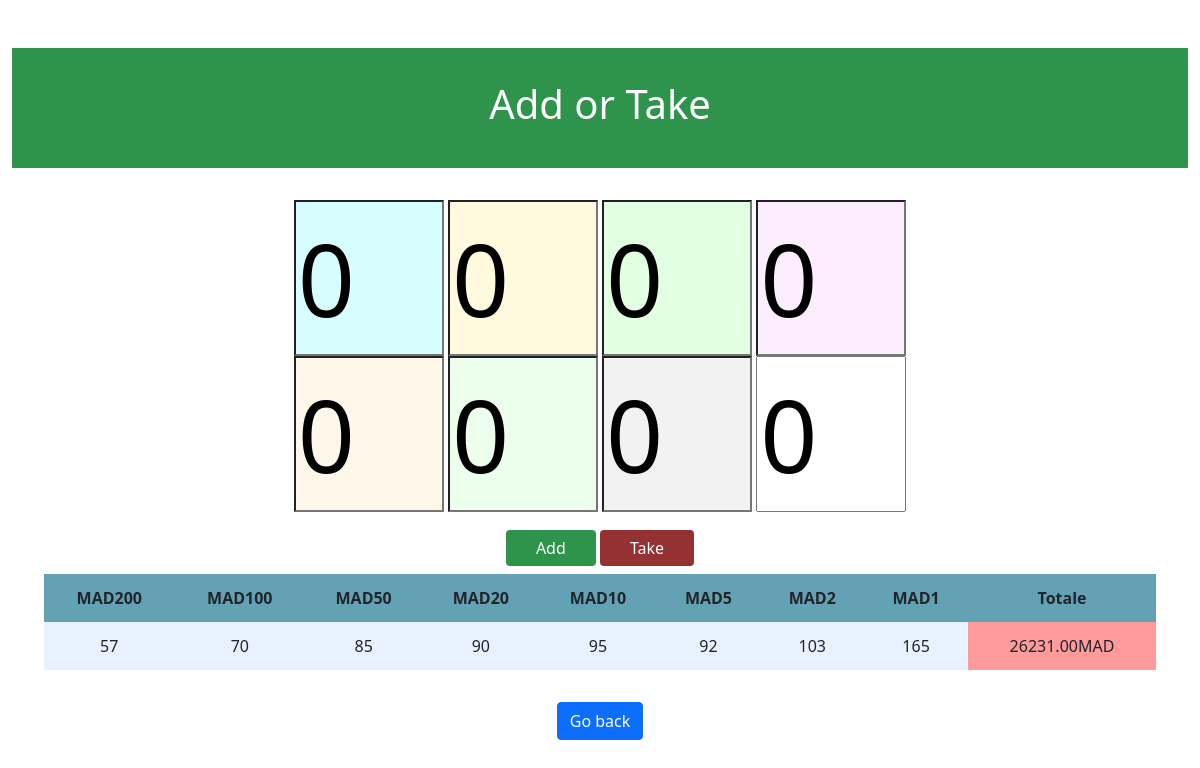
Page /bank (signed in) on the committed database.
### tables this page shows
CREATE TABLE bank (id  INTERGER NOT NULL,tran_id INTEGER PRIMARY KEY AUTOINCREMENT NOT NULL, MAD200 INTERGER NOT NULL,MAD100 INTERGER NOT NULL,MAD50 INTERGER NOT NULL,MAD20 INTERGER NOT NULL,MAD10 INTERGER NOT NULL,MAD5 INTERGER NOT NULL,MAD2 INTERGER NOT NULL,MAD1 INTERGER NOT NULL, FOREIGN KEY(id) REFERENCES users(id));

### app.py (the view)
@app.route("/bank",methods=["GET","POST"])
@login_required
def bank():
    if db.execute("SELECT type FROM users WHERE id = ?", session["user_id"])[0]["type"] !="adm":
        return render_template("nicetry.html")
    else:
        if request.method == "POST":
            id=session["user_id"]
            trans=[0 for i in range(len(DH))]
            new=[0 for i in range(len(DH))]
            if request.form["action"] == "add":
                for i in range(len(DH)):
                    mad = "MAD"+str(DH[i])
                    new[i]=int(request.form.get(mad))
                    trans[i]=int(db.execute("SELECT * FROM bank ORDER BY tran_id DESC LIMIT 1")[0][mad])+new[i]
            else:
                 for i in range(len(DH)):
                    mad = "MAD"+str(DH[i])
                    new[i]=int(request.form.get(mad))
                    trans[i]=int(db.execute("SELECT * FROM bank ORDER BY tran_id DESC LIMIT 1")[0][mad])-new[i]
            db.execute("INSERT INTO bank(id,MAD200,MAD100,MAD50,MAD20,MAD10,MAD5,MAD2,MAD1) VALUES(?, ?, ?, ? , ? ,? ,? ,?,?)", id, trans[0], trans[1],trans[2],trans[3],trans[4],trans[5],trans[6],trans[7])
            row=db.execute("SELECT * FROM bank ORDER BY tran_id DESC LIMIT 1")[0]
            totale=0
            for i in range(len(DH)):
                mad = "MAD"+str(DH[i])
                totale+= row[mad]*DH[i]
            return render_template("bank.html",row=row,totale=totale)
        else:
            row=db.execute("SELECT * FROM bank ORDER BY tran_id DESC LIMIT 1")[0]
            totale=0
            for i in range(len(DH)):
                mad = "MAD"+str(DH[i])
                totale+= row[mad]*DH[i]
            return render_template("bank.html",row=row,totale=totale)

### app.py (called while the page is built)
@app.after_request
def after_request(response):
    response.headers["Cache-Control"] = "no-cache, no-store, must-revalidate"
    response.headers["Expires"] = 0
    response.headers["Pragma"] = "no-cache"
    return response

### loginreq.py (called while the page is built)
def login_required(f):
    @wraps(f)
    def decorated_function(*args, **kwargs):
        if session.get("user_id") is None:
            return redirect("/login")
        return f(*args, **kwargs)
    return decorated_function

### templates/bank.html (shortened to what this page needs)
{% extends "layout.html" %}
{% block main %}
<div class="header" style="background-color: #2E944B;">
    <h1>Add or Take</h1>
</div>
    <div class="container">
    <div class="centered">
        <form method="post">
            <div>
                <input type="number" aria-describedby="emailHelp" name = "MAD200" id = "MAD200" style="font-size:100px; width: 150px;background-color:#D7FEFF;" min = "0" value ="0">
                <input type="number" aria-describedby="emailHelp" name = "MAD100" id = "MAD100" style="font-size:100px; width: 150px;background-color:#FFFADE;" min = "0" value ="0" >
                <input type="number" aria-describedby="emailHelp" name = "MAD50" id = "MAD50" style="font-size:100px; width: 150px;background-color:#E1FFE2;" min = "0" value ="0">
                <input type="number" aria-describedby="emailHelp" name = "MAD20" id = "MAD20" style="font-size:100px; width: 150px;background-color:#FCEDFF;" min = "0" value ="0">
            </div>
            <input type="number" aria-describedby="emailHelp" name = "MAD10" id = "MAD10" style="font-size:100px; width: 150px;background-color:#FFF8EA;" min = "0" value ="0">
            <input type="number" aria-describedby="emailHelp" name = "MAD5" id = "MAD5" style="font-size:100px; width: 150px;background-color:#ECFFEC" min = "0" value ="0">
            <input type="number" aria-describedby="emailHelp" name = "MAD2" id = "MAD2" style="font-size:100px; width: 150px;background-color:#F2F2F2;" min = "0" value ="0">
            <input type="number" aria-describedby="emailHelp" name = "MAD1" id = "MAD1" style="font-size:100px; width: 150px;" min = "0" value ="0">
            <tbody>
                <td><button type="submit" value="add"class="btn btn-primary" name="action" style = "margin-top: 10px; padding-left:30px;padding-right:30px; text-align: center;background-color: #2E944B;border: none;" >Add</button></td>
            </tbody>
            <tbody>
                <td><button type="submit" value="take" class="btn btn-primary" name="action" style = "margin-top: 10px; padding-left:30px;padding-right:30px; text-align: center;background-color: #943131;border: none;" >Take</button></td>
            </tbody>
        </form>
    </div>
    </div>
    <div class="section">
        <table>
            <thead style="background-color:#63A2B5">
                <tr>
                    <th>MAD200</th>
                    <th>MAD100</th>
                    <th>MAD50</th>
                    <th>MAD20</th>
                    <th>MAD10</th>
                    <th>MAD5</th>
                    <th>MAD2</th>
                    <th>MAD1</th>
                    <th>Totale</th>
                </tr>
            </thead>
            <tbody>
                <tr>
                    <td>{{row.MAD200}}</td>
                    <td>{{row.MAD100}}</td>
                    <td>{{row.MAD50}}</td>
                    <td>{{row.MAD20}}</td>
                    <td>{{row.MAD10}}</td>
                    <td>{{row.MAD5}}</td>
                    <td>{{row.MAD2}}</td>
                    <td>{{row.MAD1}}</td>
                    <td style="background-color:#FF9B9B">{{totale}}.00MAD</td>
                </tr>
            </tbody>
        </table>
    </div>
    <a href="/admin" class="btn btn-primary">Go back</a>
{% endblock %}

### static/styles.css (style rules this page uses)
.section { padding-bottom: 1rem; padding-left: 2rem; padding-right: 2rem; padding-top: 0.5rem; }
table { background-color: transparent; margin-bottom: 1rem; width: 100%; }
table th, table td { padding: 0.75rem; vertical-align: middle; }
tbody tr:nth-of-type(odd) { background-color: rgb(179, 208, 255, 0.3) }
.header { background-color: #F5B82E; color: #fff; margin-bottom: 2rem; padding: 2rem 1rem; text-align: center; }

### rows in the picture
bank: MAD200 "57", MAD100 "70", MAD50 "85", MAD20 "90", MAD10 "95", MAD5 "92", MAD2 "103", MAD1 "165"

### other values in the picture
{{ totale }} "26231"
